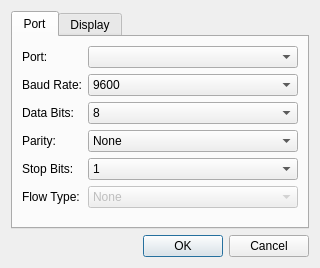
<?xml version="1.0" encoding="UTF-8"?>
<ui version="4.0">
 <class>OptionsDialog</class>
 <widget class="QDialog" name="OptionsDialog">
  <property name="geometry">
   <rect>
    <x>0</x>
    <y>0</y>
    <width>320</width>
    <height>268</height>
   </rect>
  </property>
  <property name="font">
   <font>
    <family>Microsoft YaHei UI</family>
   </font>
  </property>
  <property name="windowTitle">
   <string>Options</string>
  </property>
  <property name="windowIcon">
   <iconset resource="../img.qrc">
    <normaloff>:/img/config.png</normaloff>:/img/config.png</iconset>
  </property>
  <layout class="QVBoxLayout" name="verticalLayout">
   <item>
    <widget class="QTabWidget" name="tabWidgetOptions">
     <widget class="QWidget" name="tabPort">
      <attribute name="title">
       <string>Port</string>
      </attribute>
      <layout class="QVBoxLayout" name="verticalLayout_2">
       <item>
        <layout class="QFormLayout" name="formLayoutPort">
         <item row="0" column="0">
          <widget class="QLabel" name="labelPort">
           <property name="text">
            <string>Port:</string>
           </property>
          </widget>
         </item>
         <item row="1" column="0">
          <widget class="QLabel" name="labelBaudRate">
           <property name="text">
            <string>Baud Rate:</string>
           </property>
          </widget>
         </item>
         <item row="2" column="0">
          <widget class="QLabel" name="labelDataBits">
           <property name="text">
            <string>Data Bits:</string>
           </property>
          </widget>
         </item>
         <item row="3" column="0">
          <widget class="QLabel" name="labelParity">
           <property name="text">
            <string>Parity:</string>
           </property>
          </widget>
         </item>
         <item row="4" column="0">
          <widget class="QLabel" name="labelStopBits">
           <property name="text">
            <string>Stop Bits:</string>
           </property>
          </widget>
         </item>
         <item row="0" column="1">
          <widget class="QComboBox" name="comboBoxPort"/>
         </item>
         <item row="1" column="1">
          <widget class="QComboBox" name="comboBoxBaudRate">
           <item>
            <property name="text">
             <string>9600</string>
            </property>
           </item>
           <item>
            <property name="text">
             <string>19200</string>
            </property>
           </item>
           <item>
            <property name="text">
             <string>38400</string>
            </property>
           </item>
           <item>
            <property name="text">
             <string>115200</string>
            </property>
           </item>
          </widget>
         </item>
         <item row="2" column="1">
          <widget class="QComboBox" name="comboBoxDataBits">
           <property name="currentIndex">
            <number>3</number>
           </property>
           <item>
            <property name="text">
             <string>5</string>
            </property>
           </item>
           <item>
            <property name="text">
             <string>6</string>
            </property>
           </item>
           <item>
            <property name="text">
             <string>7</string>
            </property>
           </item>
           <item>
            <property name="text">
             <string>8</string>
            </property>
           </item>
          </widget>
         </item>
         <item row="3" column="1">
          <widget class="QComboBox" name="comboBoxParity">
           <item>
            <property name="text">
             <string>None</string>
            </property>
           </item>
           <item>
            <property name="text">
             <string>Even</string>
            </property>
           </item>
           <item>
            <property name="text">
             <string>Odd</string>
            </property>
           </item>
          </widget>
         </item>
         <item row="4" column="1">
          <widget class="QComboBox" name="comboBoxStopBits">
           <item>
            <property name="text">
             <string>1</string>
            </property>
           </item>
           <item>
            <property name="text">
             <string>1.5</string>
            </property>
           </item>
           <item>
            <property name="text">
             <string>2</string>
            </property>
           </item>
          </widget>
         </item>
         <item row="5" column="0">
          <widget class="QLabel" name="labelFlowType">
           <property name="text">
            <string>Flow Type:</string>
           </property>
          </widget>
         </item>
         <item row="5" column="1">
          <widget class="QComboBox" name="comboBoxFlowType">
           <property name="enabled">
            <bool>false</bool>
           </property>
           <item>
            <property name="text">
             <string>None</string>
            </property>
           </item>
           <item>
            <property name="text">
             <string>RTS/CTS</string>
            </property>
           </item>
           <item>
            <property name="text">
             <string>XON/XOFF</string>
            </property>
           </item>
          </widget>
         </item>
        </layout>
       </item>
      </layout>
     </widget>
     <widget class="QWidget" name="tabDispaly">
      <attribute name="title">
       <string>Display</string>
      </attribute>
      <layout class="QVBoxLayout" name="verticalLayout_4">
       <item>
        <layout class="QFormLayout" name="formLayoutDisplay">
         <item row="0" column="0">
          <widget class="QLabel" name="labelCoreNum">
           <property name="text">
            <string>Core Num:</string>
           </property>
          </widget>
         </item>
         <item row="1" column="0">
          <widget class="QLabel" name="labelTempLowerLimit">
           <property name="text">
            <string>Temp Lower Limit(℃):</string>
           </property>
          </widget>
         </item>
         <item row="2" column="0">
          <widget class="QLabel" name="labelTempUpperLimit">
           <property name="text">
            <string>Temp Upper Limit(℃):</string>
           </property>
          </widget>
         </item>
         <item row="0" column="1">
          <widget class="QComboBox" name="comboBoxCoreNum">
           <item>
            <property name="text">
             <string>8</string>
            </property>
           </item>
           <item>
            <property name="text">
             <string>10</string>
            </property>
           </item>
           <item>
            <property name="text">
             <string>16</string>
            </property>
           </item>
           <item>
            <property name="text">
             <string>20</string>
            </property>
           </item>
          </widget>
         </item>
         <item row="3" column="0">
          <widget class="QLabel" name="labelVoltLowerLimit">
           <property name="text">
            <string>Volt Lower Limit(V):</string>
           </property>
          </widget>
         </item>
         <item row="4" column="0">
          <widget class="QLabel" name="labelVoltUpperLimit">
           <property name="text">
            <string>Volt Upper Limit(V):</string>
           </property>
          </widget>
         </item>
         <item row="1" column="1">
          <widget class="QLineEdit" name="lineEditTempLowerLimit">
           <property name="text">
            <string>-20</string>
           </property>
          </widget>
         </item>
         <item row="2" column="1">
          <widget class="QLineEdit" name="lineEditTempUpperLimit">
           <property name="text">
            <string>100</string>
           </property>
          </widget>
         </item>
         <item row="3" column="1">
          <widget class="QLineEdit" name="lineEditVoltLowerLimit">
           <property name="text">
            <string>0</string>
           </property>
          </widget>
         </item>
         <item row="4" column="1">
          <widget class="QLineEdit" name="lineEditVoltUpperLimit">
           <property name="text">
            <string>5</string>
           </property>
          </widget>
         </item>
        </layout>
       </item>
      </layout>
     </widget>
    </widget>
   </item>
   <item>
    <widget class="QDialogButtonBox" name="buttonBox">
     <property name="orientation">
      <enum>Qt::Horizontal</enum>
     </property>
     <property name="standardButtons">
      <set>QDialogButtonBox::Cancel|QDialogButtonBox::Ok</set>
     </property>
    </widget>
   </item>
  </layout>
 </widget>
 <resources>
  <include location="../img.qrc"/>
 </resources>
 <connections>
  <connection>
   <sender>buttonBox</sender>
   <signal>accepted()</signal>
   <receiver>OptionsDialog</receiver>
   <slot>accept()</slot>
   <hints>
    <hint type="sourcelabel">
     <x>248</x>
     <y>254</y>
    </hint>
    <hint type="destinationlabel">
     <x>157</x>
     <y>274</y>
    </hint>
   </hints>
  </connection>
  <connection>
   <sender>buttonBox</sender>
   <signal>rejected()</signal>
   <receiver>OptionsDialog</receiver>
   <slot>reject()</slot>
   <hints>
    <hint type="sourcelabel">
     <x>316</x>
     <y>260</y>
    </hint>
    <hint type="destinationlabel">
     <x>286</x>
     <y>274</y>
    </hint>
   </hints>
  </connection>
 </connections>
</ui>
